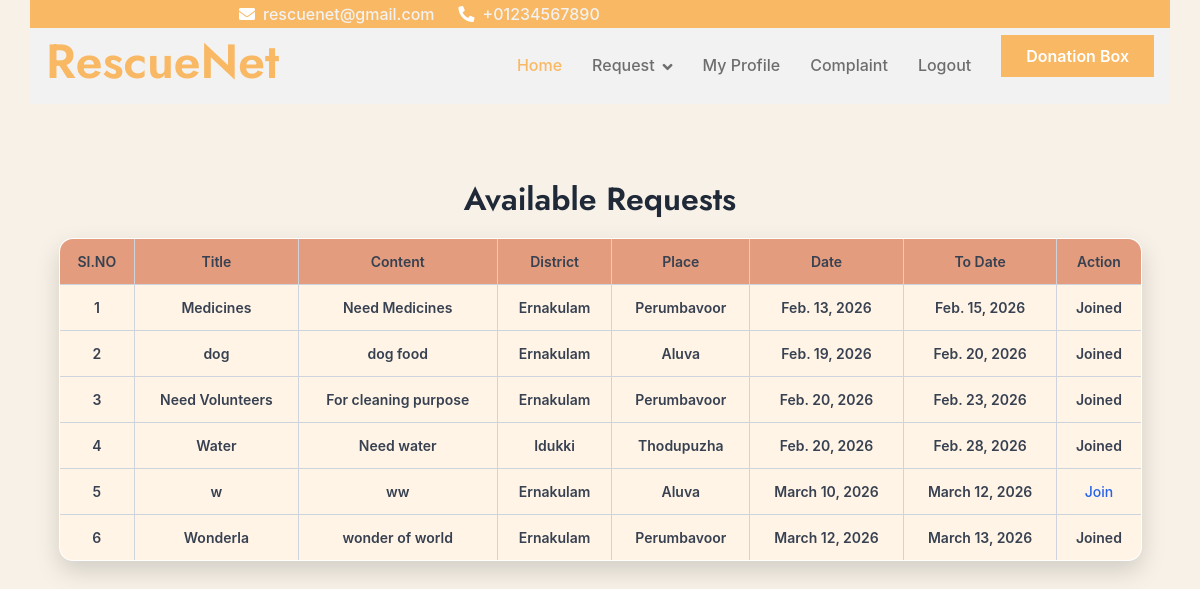
/Volunteer/ViewRequest/ (signed in), run on an earlier commit of the app's database.
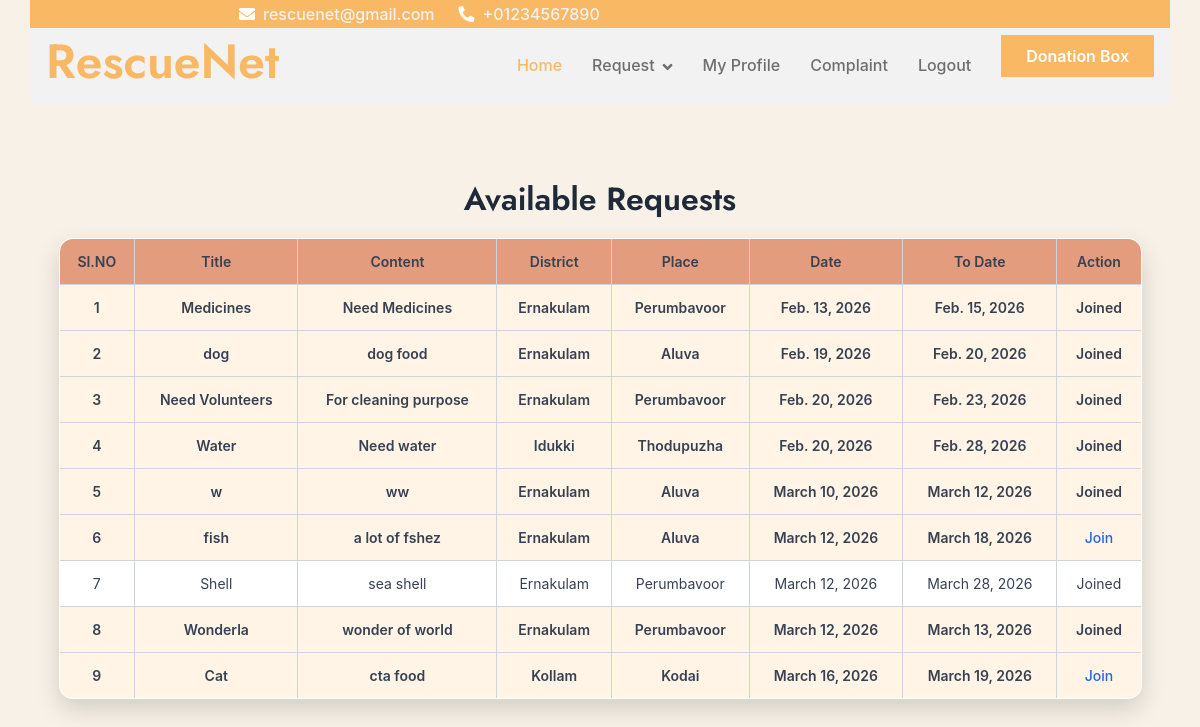
And on a later commit of the database.
### User/models.py (models this page shows)
class tbl_request(models.Model):
    request_title = models.CharField(max_length=50)
    request_content = models.CharField(max_length=100)
    request_date = models.DateField(auto_now_add=True)
    request_todate = models.DateField()
    request_status = models.IntegerField(default=0)
    request_type = models.IntegerField(default=0)
    place_id = models.ForeignKey(tbl_place, on_delete=models.CASCADE)
    user_id = models.ForeignKey(tbl_user, on_delete=models.CASCADE)
    request_message = models.CharField(max_length=255, blank=True, null=True)

### Admin/models.py (models this page shows)
class tbl_place(models.Model):
    place_name = models.CharField(max_length=50)
    district = models.ForeignKey(tbl_district,on_delete=models.CASCADE)

class tbl_district(models.Model):
    district_name=models.CharField(max_length=50)

### Volunteer/views.py (the view)
# urls.py: path('ViewRequest/',views.viewrequest,name="ViewRequest"),
def viewrequest(request):
    if "vid" not in request.session:
        return redirect("Guest:Login")
    volunteer = tbl_volunteer.objects.get(id=request.session["vid"])
    today = date.today()
    requests = tbl_request.objects.filter(
        request_status=1,
        request_type=1  # 1 = Emergency/Volunteer Help (only this type)
    )
    requestdata = []
    print(requests)
    for req in requests:
        req.joined = tbl_response.objects.filter(
            request_id=req,
            volunteer_id=volunteer
        ).exists()
        req.is_important = (req.request_todate - today).days <= 2
        requestdata.append(req)
    return render(request, 'Volunteer/ViewRequest.html', {
        "requestdata": requestdata
    })

### Volunteer/Templates/Volunteer/ViewRequest.html (shortened to what this page needs)
{% extends 'Volunteer/Header.html' %}
{% block content %}
<!DOCTYPE html>
<html lang="en">
<head>
</head>
<body>
    <h2 style="text-align: center;">Available Requests</h2>
    <table border="1" align="center">
        <tr>
            <th>SI.NO</th>
            <th>Title</th>
            <th>Content</th>
            <th>District</th>
            <th>Place</th>
            <th>Date</th>
            <th>To Date</th>
            <th>Action</th>
        </tr>
        {% for i in requestdata %}
        <tr {% if i.is_important %}class="important" {% endif %}>
            <td>{{ forloop.counter }}</td>
            <td>{{ i.request_title }}</td>
            <td>{{ i.request_content }}</td>
            <td>{{ i.place_id.district.district_name }}</td>
            <td>{{ i.place_id.place_name }}</td>
            <td>{{ i.request_date }}</td>
            <td>{{ i.request_todate }}</td>
            <td>
                {% if not i.joined %}
                <a href="{% url 'Volunteer:Join' i.id %}">Join</a>
                {% else %}
                Joined
                {% endif %}
            </td>
        </tr>
        {% empty %}
        <tr>
            <td colspan="8" align="center">No Requests Available</td>
        </tr>
        {% endfor %}
    </table>
</body>
</html>
{% endblock %}

What changed in the data, as far as the page shows it:
computed for tbl_request "ww": text "Join" → "Joined"
now on this page (row edited): tbl_request: request_title "fish", request_content "a lot of fshez", place_id.district.district_name "Ernakulam", place_id.place_name "Aluva", request_date "March 12, 2026", request_todate "March 18, 2026", shows "Join"
now on this page (row edited): tbl_request: request_title "Shell", request_content "sea shell", place_id.district.district_name "Ernakulam", place_id.place_name "Perumbavoor", request_date "March 12, 2026", request_todate "March 28, 2026", shows "Joined"
added tbl_request: request_title "Cat", request_content "cta food", place_id.district.district_name "Kollam", place_id.place_name "Kodai", request_date "March 16, 2026", request_todate "March 19, 2026", shows "Join"
